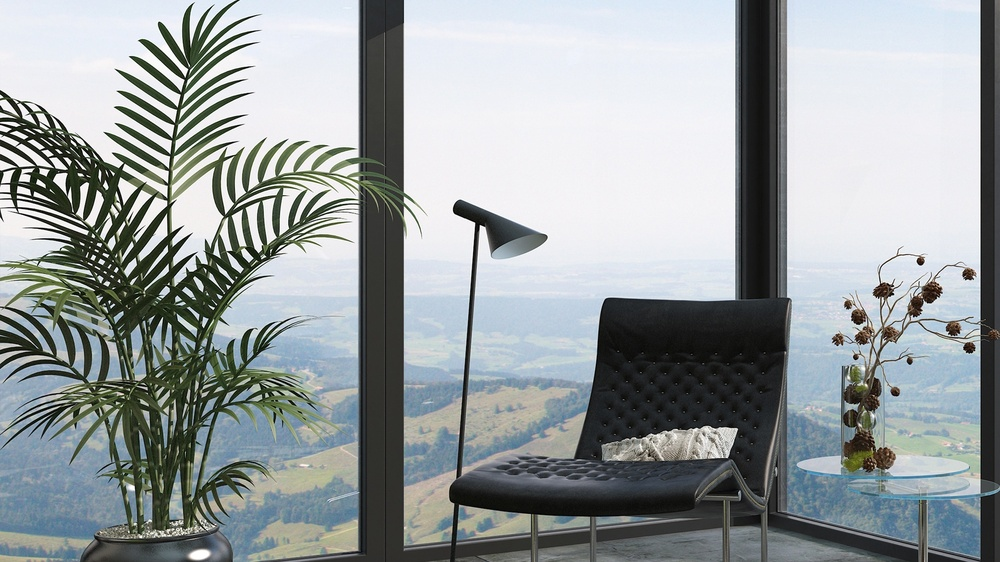
#> input picture demo test/backgroundzoom.jpg, 1000 x 562 px, shrunk from 1920 x 1080 before the run
$ python 'chinh sua anh.py'
#> lines starting #> are read from the running program, lines starting #| are printed output that depends on the picture
from PIL import Image, ImageFilter
img = Image.open('backgroundzoom.jpg')
#> img is the input picture: PIL image 1000x562 RGB; mean R, G, B 152, 158.3, 159.6
img2 = img.filter(ImageFilter.BLUR)
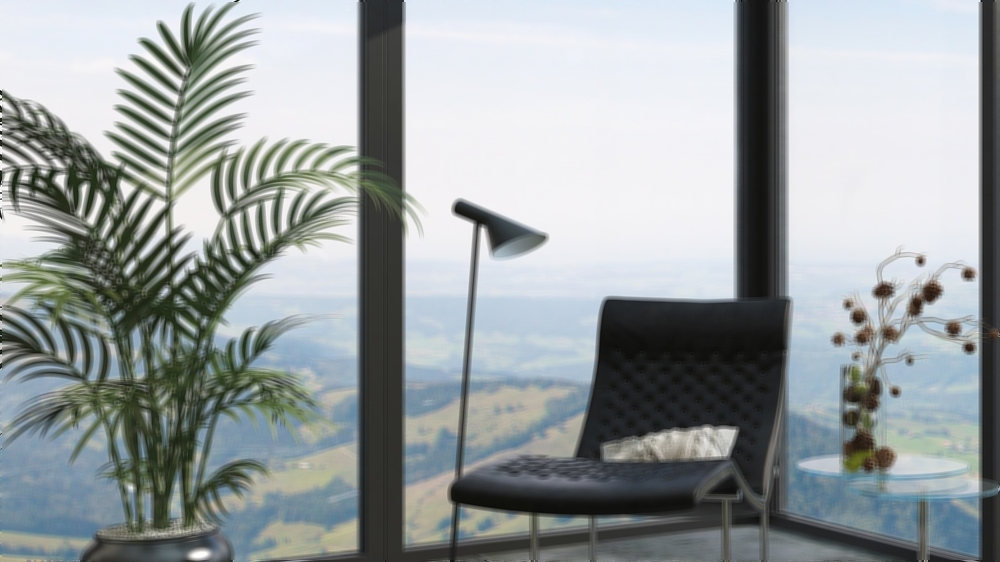
#> img2: PIL image 1000x562 RGB; mean R, G, B 152, 158.3, 159.6
img3 = img2.filter(ImageFilter.BLUR)
img4 = img3.filter(ImageFilter.BLUR)
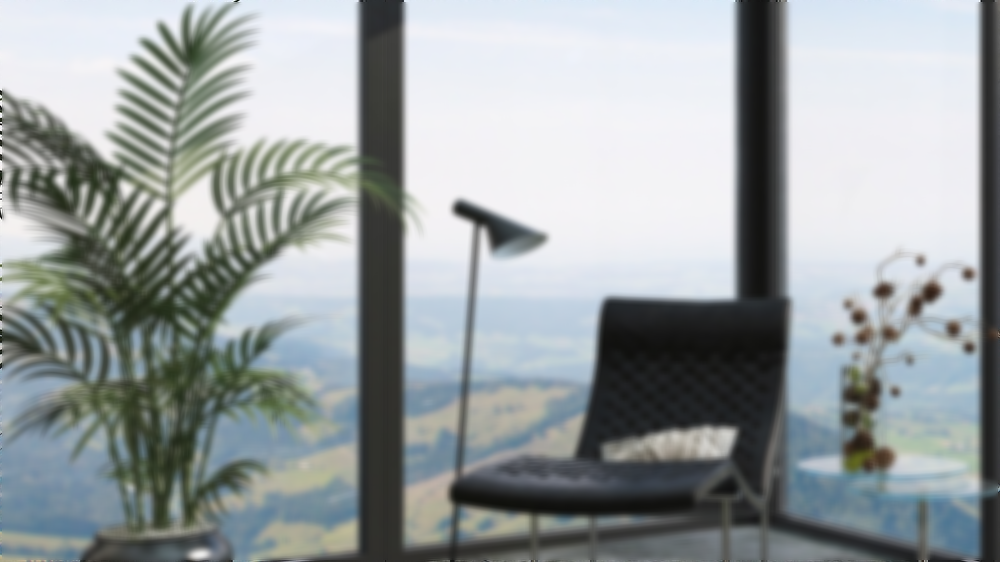
#> img4: PIL image 1000x562 RGB; mean R, G, B 152.1, 158.4, 159.6
img5 = img4.filter(ImageFilter.BLUR)
img6 = img5.filter(ImageFilter.BLUR)
img7 = img6.filter(ImageFilter.BLUR)
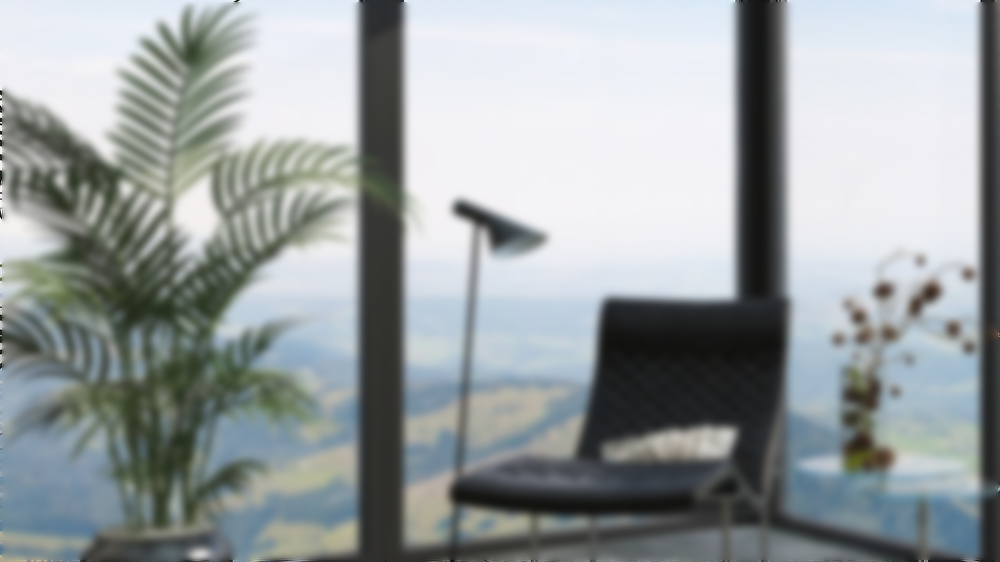
#> img7: PIL image 1000x562 RGB; mean R, G, B 152.2, 158.5, 159.7
img8 = img7.filter(ImageFilter.BLUR)
img9 = img8.filter(ImageFilter.BLUR)
img10 = img9.filter(ImageFilter.BLUR)
img10.save('background_mo.jpg')
img10.show()
